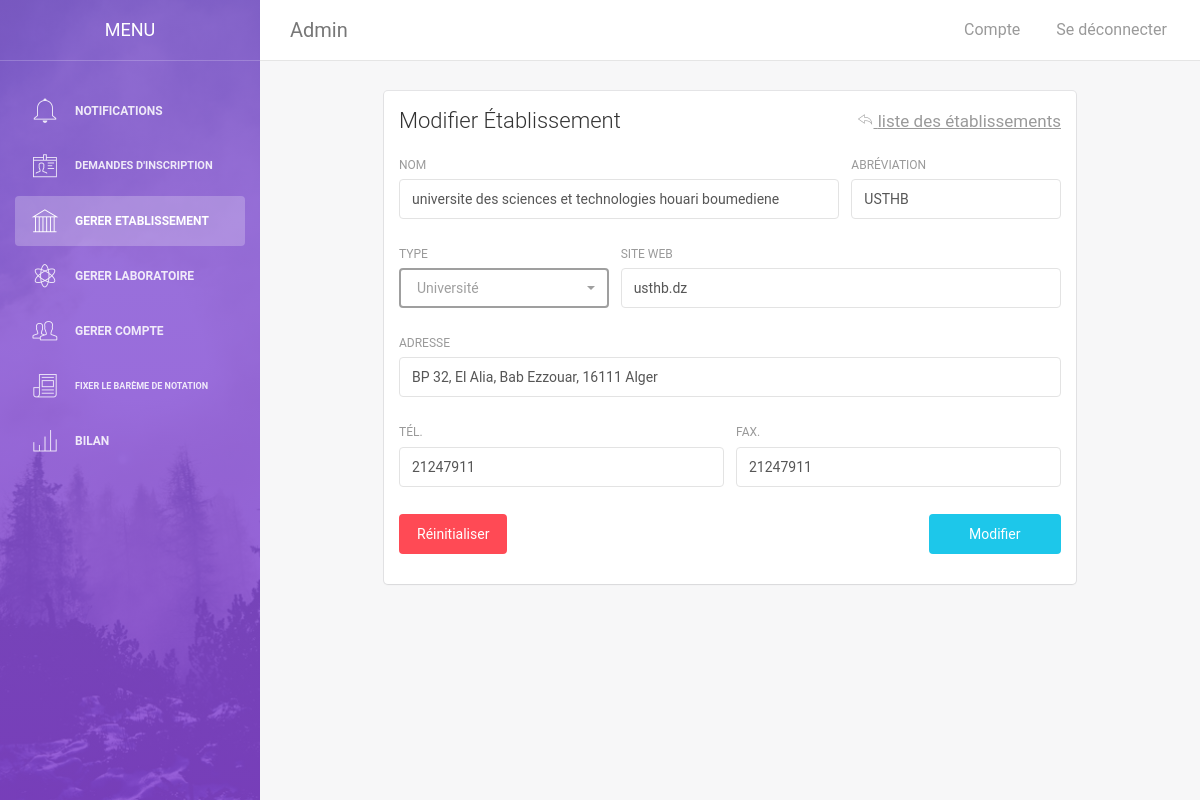
The page /adminModifierEtab.php?modifier=1 (signed in) on the database as committed earlier.
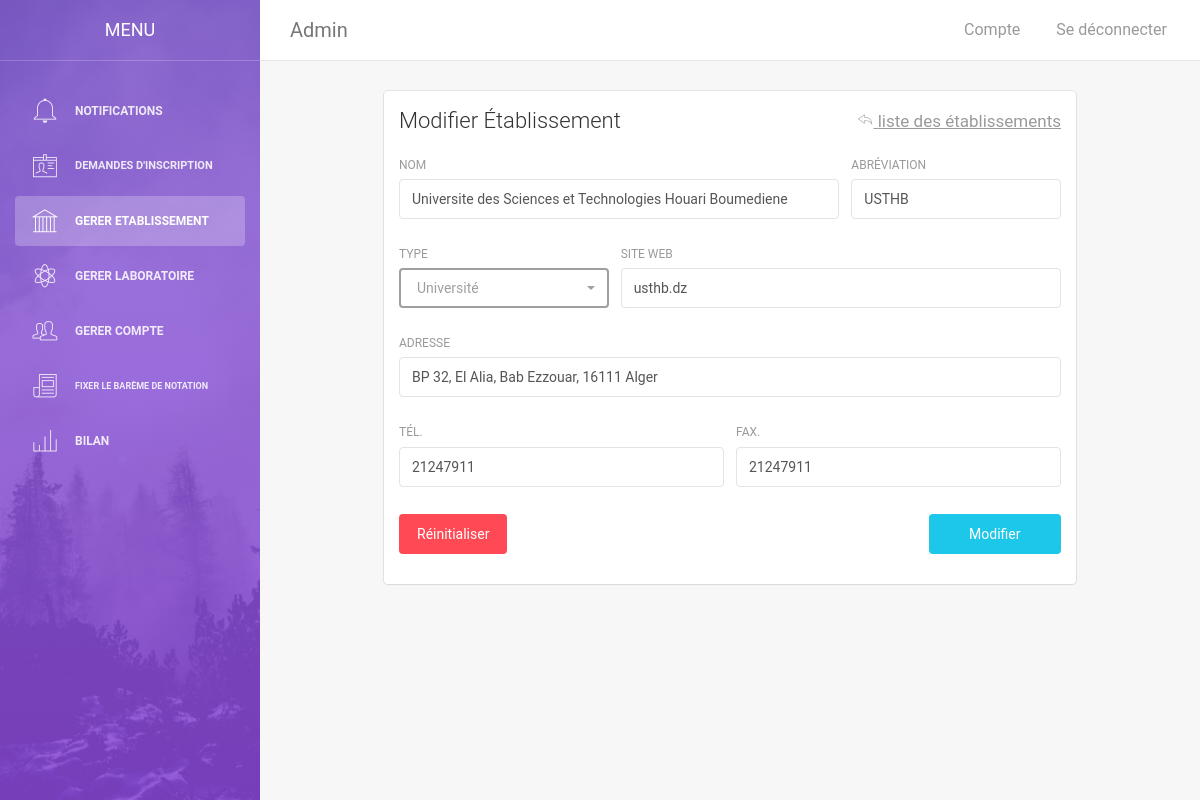
The same page on the database as committed later.
### tables this page shows
CREATE TABLE `etablissement` (
  `idetab` int(12) NOT NULL,
  `nom` varchar(255) NOT NULL,
  `abrv` varchar(20) NOT NULL,
  `type` enum('université','centre de recherche') NOT NULL,
  `addresse` varchar(255) NOT NULL,
  `tel` int(12) NOT NULL,
  `fax` int(12) NOT NULL,
  `siteweb` varchar(40) NOT NULL
);

### adminModifierEtab.php (the view, shortened to what this page needs)
<?php
    require_once("config.php");
    if(isset($_GET["modifier"]) && $_GET["modifier"] != ""){
        $idetab = mysqli_real_escape_string($db,$_GET["modifier"]);
        $sql = "SELECT * FROM etablissement WHERE idetab='".$idetab."'";
        if($result = mysqli_query($db,$sql)){
            $row = mysqli_fetch_array($result);
            $nomEtab = $row["nom"];
            $abrvEtab = $row["abrv"];
            $sitewebEtab = $row["siteweb"];
            $addresseEtab = $row["addresse"];
            $telEtab = $row["tel"];
            $faxEtab = $row["fax"];
        }
    }
    else header("location: adminGererEtab.php");
?>
<!doctype html>
<html lang="en">
<head>
    <link href="assets/css/bootstrap.min.css" rel="stylesheet" />
    <link href="assets/css/animate.min.css" rel="stylesheet"/>
    <link href="assets/css/light-bootstrap-dashboard.css?v=1.4.0" rel="stylesheet"/>
    <link href="assets/css/demo.css" rel="stylesheet" />
    <link href="assets/css/pe-icon-7-stroke.css" rel="stylesheet" />
    <link rel="stylesheet" href="assets/select/bootstrap-select.min.css">
</head>
<body>
    <div class="sidebar" data-color="purple" data-image="assets/img/sidebar-5.jpg">
    	<div class="sidebar-wrapper">
            <div class="logo">
                <a href="#" class="simple-text">
                    Menu
                </a>
            </div>
            <ul class="nav">
            <?php
                    require_once('menuAdmin.php');
                    menu(2);
                ?>
            </ul>
    	</div>
    </div>
    <div class="main-panel">
		<nav class="navbar navbar-default navbar-fixed">
            <div class="container-fluid">
                <div class="navbar-header">
                    <div class="navbar-brand" >Admin</div>
                </div>
                <div class="collapse navbar-collapse">
                    <ul class="nav navbar-nav navbar-left">
                        <li>
                           <a href="">
                            </a>
                        </li>
                    </ul>
                    <ul class="nav navbar-nav navbar-right">
                    <li>
                            <a href="adminCompte.php">
                                <p>Compte</p>
                            </a>
                        </li>
                        <li>
                            <a id="seDeconnecter" href="index.php?logout=1">
                                <p>Se déconnecter</p>
                            </a>
                        </li>
                    </ul>
                </div>
            </div>
        </nav>
        <div style="position:relative; width:80%; left:10%; right:10%;" class="content">
            <div class="container-fluid">
                <div class="card">
                    <div class="header">
                        <h4 class="title">Modifier Établissement
                        <a id="revenir" href="adminGererEtab.php" class="pull-right text-muted"><i class="pe-7s-back"></i> liste des établissements </a> </h4>
                    </div>
                    <div class="content">
                        <form action="" id="mainForm" method="post">
                            <div class="row">
                                <div class="col-md-8">
                                    <div class="form-group">
                                        <label>nom</label>
                                        <input maxlength="255" value="<?php echo $nomEtab;?>" type="text" name="nomEtab" class="form-control" placeholder="Nom de l'établissement" required>
                                    </div>
                                </div>
                                <div class="col-md-4">
                                    <div class="form-group">
                                        <label for="">abréviation</label>
                                        <input maxlength="20" value="<?php echo $abrvEtab;?>" type="text" name="abrvEtab" class="form-control" placeholder="ex: USTHB">
                                    </div>
                                </div>
                            </div>
                            <div class="row">
                                <div class="col-md-4">
                                    <div class="form-group">
                                        <label for="">type</label>
                                    </div>
                                </div>
                                <div class="col-md-8">
                                    <div class="form-group">
                                        <label for="">Site Web</label>
                                        <input maxlength="40" value="<?php echo $sitewebEtab;?>" type="text" name="sitewebEtab"  class="form-control" placeholder="ex: usthb.dz">
                                    </div>
                                </div>
                            </div>
                            <div class="row">
                                <div class="col-md-12">
                                    <div class="form-group">
                                        <label for="">adresse</label>
                                        <input maxlength="255" value="<?php echo $addresseEtab;?>" type="text" name="addresseEtab"  class="form-control" placeholder="Adresse de l'établissement">
                                    </div>
                                </div>
                            </div>
                            <div class="row">
                                <div class="col-md-6">
                                    <div class="form-group">
                                        <label for="">Tél.</label>
                                        <input maxlength="12" value="<?php echo $telEtab;?>" type="text" name="telEtab"  class="form-control" placeholder="Téléphone de l'établissement">
                                    </div>
                                </div>
                                <div class="col-md-6">
                                    <div class="form-group">
                                        <label for="">fax.</label>
                                        <input maxlength="12" value="<?php echo $faxEtab;?>" type="text" name="faxEtab"  class="form-control" placeholder="Fax de l'établissement">
                                    </div>
                                </div>
                            </div>
                            <div class="row">
                                <div class="col-md-12">
                                    <button style="width:20%;" type="submit" class="btn btn-fill btn-info pull-right ">Modifier</button>
                                    <button type="button" id="clearBtn" style="width:auto;" class="btn btn-fill btn-danger pull-left ">Réinitialiser</button>
                                </div>
                            </div>
                        </form>
                    </div>
                </div>
            </div>
        </div>
    </div>
</body>
</html>

### menuAdmin.php
<?php
    function menu($i){
        if($i == -1){
            echo '
            <li >
                 <a href="notification.php">
                     <i class="pe-7s-bell"></i>
                     <p>Notifications</p>
                 </a>
             </li>
            <li>
            <a href="adminGererDemande.php">
                <i class="pe-7s-id"></i>
                <p style="font-size:11px">Demandes d\'inscription</p>
            </a>
            </li>
            <li>
                <a href="adminGererEtab.php">
                    <i class="pe-7s-culture"></i>
                    <p>Gerer Etablissement</p>
                </a>
            </li>
            <li>
                <a href="adminGererLabo.php">
                    <i class="pe-7s-science"></i>
                    <p>Gerer Laboratoire</p>
                </a>
            </li>
            <li>
                <a href="adminGererCompte.php">
                    <i class="pe-7s-users"></i>
                    <p>Gerer Compte</p>
                </a>
            </li>
            <li>
                <a href="adminFixerNotation.php">
                    <i class="pe-7s-news-paper"></i>
                    <p style="font-size:9px">Fixer le barème de notation</p>
                </a>
            </li>
            <li>
                <a href="bilan.php">
                    <i class="pe-7s-graph3"></i>
                    <p>Bilan</p>
                </a>
            </li>';
        }
        else{
            $class = array();
            for ($j=0; $j < $i; $j++) {
                $class[$j] = '';
            }
            $class[$i] = 'class="active"';
            for ($j=++$i; $j < 7; $j++) {
                $class[$j] = '';
            }
            echo '
            <li '.$class[0].'>
                 <a href="notification.php">
                     <i class="pe-7s-bell"></i>
                     <p>Notifications</p>
                 </a>
             </li>
            <li '.$class[1].'>
            <a href="adminGererDemande.php">
                <i class="pe-7s-id"></i>
                <p style="font-size:11px">Demandes d\'inscription</p>
            </a>
            </li>
            <li '.$class[2].'>
                <a href="adminGererEtab.php">
                    <i class="pe-7s-culture"></i>
                    <p>Gerer Etablissement</p>
                </a>
            </li>
            <li '.$class[3].'>
                <a href="adminGererLabo.php">
                    <i class="pe-7s-science"></i>
                    <p>Gerer Laboratoire</p>
                </a>
            </li>
            <li '.$class[4].'>
                <a href="adminGererCompte.php">
                    <i class="pe-7s-users"></i>
                    <p>Gerer Compte</p>
                </a>
            </li>
            <li '.$class[5].'>
                <a href="adminFixerNotation.php">
                    <i class="pe-7s-news-paper"></i>
                    <p style="font-size:9px">Fixer le barème de notation</p>
                </a>
            </li>
            <li '.$class[6].'>
                <a href="bilan.php">
                    <i class="pe-7s-graph3"></i>
                    <p>Bilan</p>
                </a>
            </li>';
        }
    }
?>

### adminModifierEtab.php (style rules this page uses)
#revenir { font-size : 17px; text-decoration : underline; }

Rows that differ between the two databases and show on the page:
changed etablissement "USTHB": nomEtab "universite des sciences et technologies houari boumediene" → "Universite des Sciences et Technologies Houari Boumediene"
